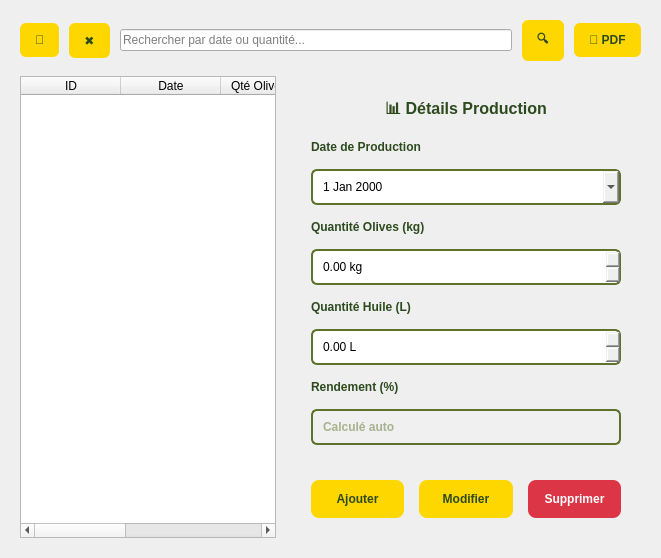
          <widget class="QWidget" name="tab1">
           <attribute name="title">
            <string>Liste des Productions</string>
           </attribute>
           <layout class="QVBoxLayout" name="tab1Layout">
            <property name="spacing">
             <number>15</number>
            </property>
            <property name="margin" stdset="0">
             <number>20</number>
            </property>
            <item>
             <layout class="QHBoxLayout" name="searchLayout">
              <property name="spacing">
               <number>10</number>
              </property>
              <item>
               <widget class="QPushButton" name="btnRefresh">
                <property name="styleSheet">
                 <string>background: #ffd700; color: #2d4a1f; border: none; padding: 10px 15px; border-radius: 6px; font-weight: bold;</string>
                </property>
                <property name="text">
                 <string>🔄</string>
                </property>
               </widget>
              </item>
              <item>
               <widget class="QPushButton" name="btnClear">
                <property name="styleSheet">
                 <string>background: #ffd700; color: #2d4a1f; border: none; padding: 10px 15px; border-radius: 6px; font-weight: bold;</string>
                </property>
                <property name="text">
                 <string>✖</string>
                </property>
               </widget>
              </item>
              <item>
               <widget class="QLineEdit" name="searchBox">
                <property name="placeholderText">
                 <string>Rechercher par date ou quantité...</string>
                </property>
               </widget>
              </item>
              <item>
               <widget class="QPushButton" name="btnSearch">
                <property name="styleSheet">
                 <string>background: #ffd700; color: #2d4a1f; border: none; padding: 10px 15px; border-radius: 6px; font-weight: bold;</string>
                </property>
                <property name="text">
                 <string>🔍</string>
                </property>
               </widget>
              </item>
              <item>
               <widget class="QPushButton" name="btnExportPDF">
                <property name="styleSheet">
                 <string>background: #ffd700; color: #2d4a1f; border: none; padding: 10px 15px; border-radius: 6px; font-weight: bold;</string>
                </property>
                <property name="text">
                 <string>📄 PDF</string>
                </property>
               </widget>
              </item>
             </layout>
            </item>
            <item>
             <layout class="QHBoxLayout" name="splitLayout">
              <property name="spacing">
               <number>15</number>
              </property>
              <item>
               <widget class="QTableWidget" name="productionTable">
                <column>
                 <property name="text">
                  <string>ID</string>
                 </property>
                </column>
                <column>
                 <property name="text">
                  <string>Date</string>
                 </property>
                </column>
                <column>
                 <property name="text">
                  <string>Qté Olives (kg)</string>
                 </property>
                </column>
                <column>
                 <property name="text">
                  <string>Qté Huile (L)</string>
                 </property>
                </column>
                <column>
                 <property name="text">
                  <string>Rendement (%)</string>
                 </property>
                </column>
               </widget>
              </item>
              <item>
               <widget class="QFrame" name="formPanel">
                <property name="minimumSize">
                 <size>
                  <width>350</width>
                  <height>0</height>
                 </size>
                </property>
                <property name="maximumSize">
                 <size>
                  <width>400</width>
                  <height>16777215</height>
                 </size>
                </property>
                <layout class="QVBoxLayout" name="formLayout">
                 <property name="spacing">
                  <number>15</number>
                 </property>
                 <property name="margin" stdset="0">
                  <number>20</number>
                 </property>
                 <item>
                  <widget class="QLabel" name="labelFormTitle">
                   <property name="styleSheet">
                    <string>font-size: 16px; color: #2d4a1f; font-weight: bold;</string>
                   </property>
                   <property name="text">
                    <string>📊 Détails Production</string>
                   </property>
                   <property name="alignment">
                    <set>Qt::AlignmentFlag::AlignCenter</set>
                   </property>
                  </widget>
                 </item>
                 <item>
                  <widget class="QLabel" name="labelDate">
                   <property name="styleSheet">
                    <string>color: #2d4a1f; font-weight: bold;</string>
                   </property>
                   <property name="text">
                    <string>Date de Production</string>
                   </property>
                  </widget>
                 </item>
                 <item>
                  <widget class="QDateEdit" name="inputDate">
                   <property name="styleSheet">
                    <string>padding: 8px; border: 2px solid #5d732c; border-radius: 6px;</string>
                   </property>
                   <property name="calendarPopup">
                    <bool>true</bool>
                   </property>
                  </widget>
                 </item>
                 <item>
                  <widget class="QLabel" name="labelQuantiteOlive">
                   <property name="styleSheet">
                    <string>color: #2d4a1f; font-weight: bold;</string>
                   </property>
                   <property name="text">
                    <string>Quantité Olives (kg)</string>
                   </property>
                  </widget>
                 </item>
                 <item>
                  <widget class="QDoubleSpinBox" name="inputQuantiteOlive">
                   <property name="styleSheet">
                    <string>padding: 8px; border: 2px solid #5d732c; border-radius: 6px;</string>
                   </property>
                   <property name="suffix">
                    <string> kg</string>
                   </property>
                   <property name="decimals">
                    <number>2</number>
                   </property>
                   <property name="maximum">
                    <double>100000.000000000000000</double>
                   </property>
                  </widget>
                 </item>
                 <item>
                  <widget class="QLabel" name="labelQuantiteHuile">
                   <property name="styleSheet">
                    <string>color: #2d4a1f; font-weight: bold;</string>
                   </property>
                   <property name="text">
                    <string>Quantité Huile (L)</string>
                   </property>
                  </widget>
                 </item>
                 <item>
                  <widget class="QDoubleSpinBox" name="inputQuantiteHuile">
                   <property name="styleSheet">
                    <string>padding: 8px; border: 2px solid #5d732c; border-radius: 6px;</string>
                   </property>
                   <property name="suffix">
                    <string> L</string>
                   </property>
                   <property name="decimals">
                    <number>2</number>
                   </property>
                   <property name="maximum">
                    <double>50000.000000000000000</double>
                   </property>
                  </widget>
                 </item>
                 <item>
                  <widget class="QLabel" name="labelRendement">
                   <property name="styleSheet">
                    <string>color: #2d4a1f; font-weight: bold;</string>
                   </property>
                   <property name="text">
                    <string>Rendement (%)</string>
                   </property>
                  </widget>
                 </item>
                 <item>
                  <widget class="QLineEdit" name="inputRendement">
                   <property name="enabled">
                    <bool>false</bool>
                   </property>
                   <property name="styleSheet">
                    <string>padding: 8px; border: 2px solid #5d732c; border-radius: 6px; background: #f0f0f0; font-weight: bold; color: #5d732c;</string>
                   </property>
                   <property name="placeholderText">
                    <string>Calculé auto</string>
                   </property>
                  </widget>
                 </item>
                 <item>
                  <spacer>
                   <property name="orientation">
                    <enum>Qt::Orientation::Vertical</enum>
                   </property>
                   <property name="sizeHint" stdset="0">
                    <size>
                     <width>20</width>
                     <height>20</height>
                    </size>
                   </property>
                  </spacer>
                 </item>
                 <item>
                  <layout class="QHBoxLayout" name="formButtons">
                   <item>
                    <widget class="QPushButton" name="btnAdd">
                     <property name="styleSheet">
                      <string>background: #ffd700; color: #2d4a1f; border: none; padding: 12px; border-radius: 8px; font-weight: bold;</string>
                     </property>
                     <property name="text">
                      <string>Ajouter</string>
                     </property>
                    </widget>
                   </item>
                   <item>
                    <widget class="QPushButton" name="btnUpdate">
                     <property name="styleSheet">
                      <string>background: #ffd700; color: #2d4a1f; border: none; padding: 12px; border-radius: 8px; font-weight: bold;</string>
                     </property>
                     <property name="text">
                      <string>Modifier</string>
                     </property>
                    </widget>
                   </item>
                   <item>
                    <widget class="QPushButton" name="btnDelete">
                     <property name="styleSheet">
                      <string>background: #dc3545; color: white; border: none; padding: 12px; border-radius: 8px; font-weight: bold;</string>
                     </property>
                     <property name="text">
                      <string>Supprimer</string>
                     </property>
                    </widget>
                   </item>
                  </layout>
                 </item>
                </layout>
               </widget>
              </item>
             </layout>
            </item>
           </layout>
          </widget>
